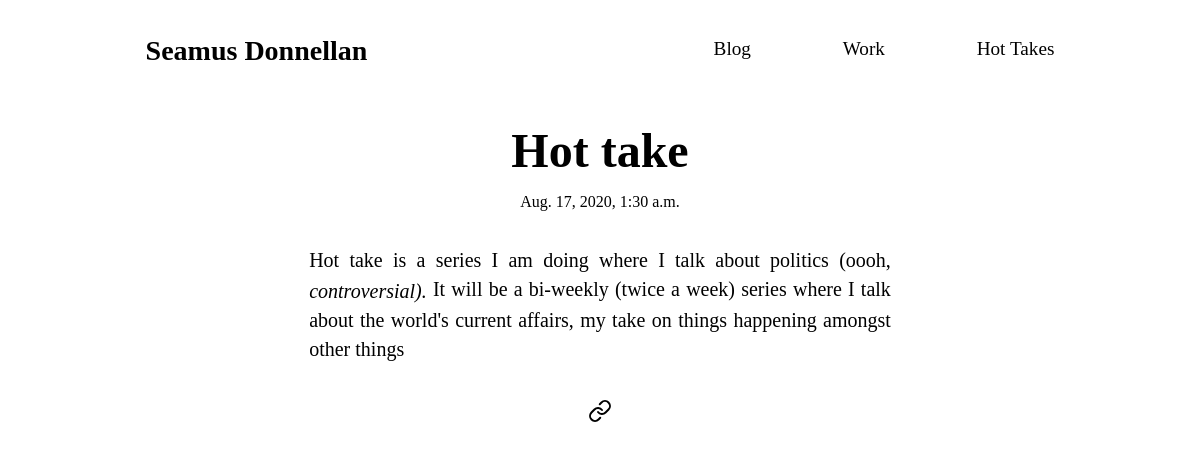
Page /post/hot-take-intro/ on the committed database.
### core/models.py (models this page shows, shortened)
class Post(models.Model):
    author = models.ForeignKey(User, on_delete=models.CASCADE)
    title = models.CharField(max_length=150)
    content = RichTextField()
    timestamp = models.DateTimeField(auto_now_add=True)
    slug = models.SlugField(unique=True,default="",max_length=1000)

### core/views.py (the view)
# urls.py: path('post/<slug>/',views.post_detail,name='post'),
def post_detail(request,slug):
    post = get_object_or_404(Post, slug=slug)
    return render(request,'core/post.html',{'post':post})

### core/templates/core/post.html (shortened to what this page needs)
{% extends 'core/base.html' %}
{% block content %}
<div class="post">
    <h1>{{ post.title }}</h1>
    <p>{{ post.timestamp }}</p>
    <div class="post__text">
        <p>{{ post.content | safe }}</p>
    </div>
    <div style="text-align: center; display: flex; justify-content: center;" class="post__icons">
        <a href="index" data-feather="link"></a>
    </div>
</div>
{% endblock %}

### core/static/css/main.css (style rules this page uses)
* { margin: 0; padding: 0; -webkit-box-sizing: border-box; box-sizing: border-box; vertical-align: middle; }
.post { margin: 5% 10%; height: auto; font-family: "Biko"; width: auto; word-wrap: break-word; }
.post h1 { font-family: "Biko"; font-size: 3em; text-align: center; }
.post p { font-family: "Biko"; word-wrap: break-word; margin: 15px 0; font-weight: lighter; text-align: center; }
.post__text { line-height: 1.8em; margin: 35px 18%; }
.post__text p { font-weight: lighter; text-align: justify; font-size: 20px; }

### rows in the picture
Post: title "Hot take", timestamp "Aug. 17, 2020, 1:30 a.m.", content "Hot take is a series I am doing where I talk about politics (oooh, controversial). It will be a bi-weekly (twice a week) series where I talk about the world's current affairs, my take on things happening amongst other things"
